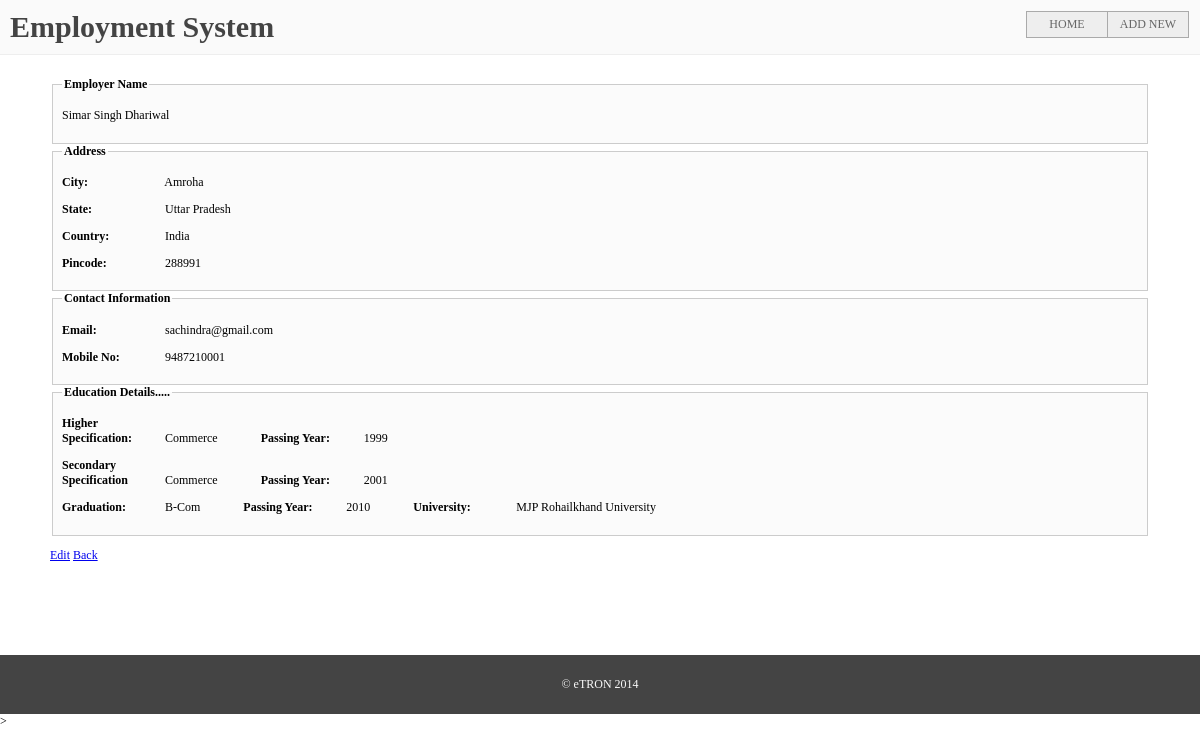
Before: /view-employer/28 with the older database file.
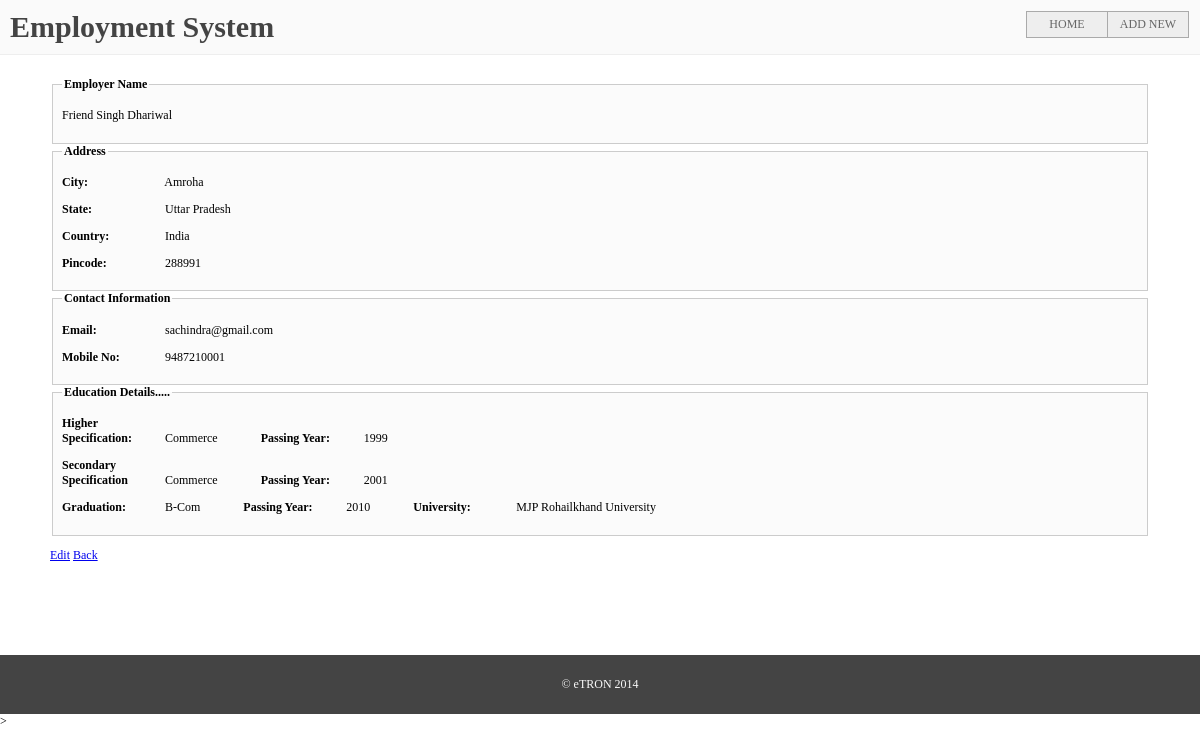
After: the same page with the newer database file.
### employment/models.py (models this page shows)
class Employer(models.Model):
	fname = models.CharField("First Name", max_length=20)
	mname = models.CharField("Middle Name", max_length=20 )
	lname = models.CharField("Last Name", max_length=20)
	city = models.CharField("City", max_length=50)
	state = models.CharField("State", max_length=50)
	country = models.CharField("Country", max_length=20)
	pincode = models.CharField("Pincode", max_length = 10)
	email = models.CharField("Email", max_length=40)
	mobile = models.CharField("Mobile Number", max_length =18)

### employment/views.py (the view)
# urls.py: url(r'^view-employer/(?P<id>\w+)$', views.view_employer, name='view-employer'),
def view_employer(request, id):
	emp = Employer.objects.filter(id=id)
	if emp:
		emp = emp[0]
		edu = Education.objects.filter(employer = emp)
		if edu:
			edu = edu[0]
		return render (request, 'employment/view.html', {'emp':emp, 'edu': edu})
	else:
		messages.error(request, 'Selected Employer doesn,t exit')
		return redirect('home')

### employment/templates/employment/view.html (shortened to what this page needs)
{% extends 'employment/base.html' %}
{% block content %}
	<div>
		<blockquote>
		<fieldset>
		<legend>Employer Name</legend>
		<p>
			<label class="info">{{emp.fname}}</label>
			<label class="info">{{emp.mname}}</label>
			<label class="info">{{emp.lname|safe}}</label>
		</p>
		</fieldset>
		<fieldset>
		<legend>Address</legend>
		<p>
			<label class="label">City:</label>
			<label class="info">{{emp.city}}</label>
		</p>
		<p>
			<label class="label">State:</label>
			<label class="info">{{emp.state}}</label>
		</p>
		<p>
			<label class="label">Country:</label>
			<label class="info">{{emp.country}}</label>
		</p>
		<p>
			<label class="label">Pincode:</label>
			<label class="info">{{emp.pincode}}</label>
		</p>
		</fieldset>
		<fieldset>
			<legend>Contact Information</legend>
		<p>
			<label class="label">Email:</label>
			<label class="info">{{emp.email}}</label>
		</p>
		<p>
			<label class="label">Mobile No:</label>
			<label class="info">{{emp.mobile}}</label>
		</p>
		</fieldset>
		<fieldset>
			<legend>Education Details.....</legend>
			<p>
				<label class="label">Higher Specification:</label>
				<label class="info" style="margin-right:40px;">{{edu.higher_specification}}</label>
				<label class="label">Passing Year:</label>
				<label class="info">{{edu.higher_year}}</label>
			</p>
			<p>
				<label class="label">Secondary Specification</label>
				<label class="info" style="margin-right:40px;">{{edu.secondary_specification}}</label>
				<label class="label">Passing Year:</label>
				<label class="info" >{{edu.secondary_year}}</label>
			</p>
			<p>
				<label class="label">Graduation:</label>
				<label class="info" style="margin-right:40px;">{{edu.graduation}}</label>
				<label class="label">Passing Year:</label>
				<label class="info" style="margin-right:40px;">{{edu.year}}</label>
				<label class="label">University:</label>
				<label class="info">{{edu.university}}</label>
			</p>
		</fieldset>
		<p>
			<a href="{% url 'edit-employer' emp.id %}">Edit</a>
			<a href="{% url 'home'%}">Back</a>
		</p>
		</blockquote>
	</div>
{% endblock %}

Changed rows visible on the page:
changed Employer "Singh": fname "Simar" → "Friend"
